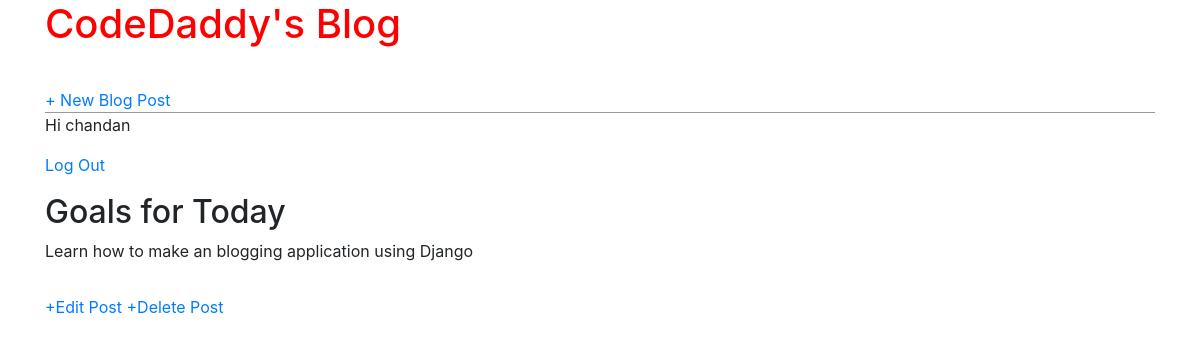
Page /post/2/ (signed in) on the committed database.
### blog/models.py (models this page shows, shortened)
class Post(models.Model):
    title = models.CharField(max_length=200)         # database fields
    author = models.ForeignKey(
        'auth.User',
        on_delete=models.CASCADE,
    )
    body = models.TextField()

### blog/views.py (the view)
# urls.py: path('post/<int:pk>/', BlogDetailview.as_view(), name='post_detail'),
class BlogDetailview(DetailView):
    model = Post
    template_name = 'post_detail.html'
    context_object_name = 'rex'

### Templates/post_detail.html
{% extends 'base.html' %}
{% block content %}
<div class="post-entry">
    <h2>{{rex.title}}</h2>
    <p>{{rex.body}}</p>
</div>
<a href="{% url 'post_edit' rex.pk %}">+Edit Post</a>
<a href="{% url 'post_delete' rex.pk %}">+Delete Post</a>
{% endblock content %}

### Templates/base.html (shortened to what this page needs)
<!DOCTYPE html>
{% load static %}
<html lang="en">
<head>
    <link href="{% static 'css/base.css' %}" rel="stylesheet">
    <link rel="stylesheet" href="https://stackpath.bootstrapcdn.com/bootstrap/4.4.1/css/bootstrap.min.css">
</head>
<body>
<div class="container">
    <header>
        <div class="nav-left">
                <h1><a href="{% url 'home' %}">CodeDaddy's Blog</a></h1>
        </div>
        <div class="nav-right">
            <a href="{% url 'post_new' %}">+ New Blog Post</a>
        </div>
    </header>
    {% if user.is_authenticated %}
        <p>Hi {{user.username}}</p>
        <p><a href="{% url 'logout' %}">Log Out</a></p>
    {% else %}
        <p>You are not logged in</p>
        <p><a href="{% url 'login' %}">Log In</a></p>
    {% endif %}
    {% block content %}
    {% endblock content %}
</div>
</body>
</html>

### static/css/base.css (style rules this page uses)
body { font-family: 'Source Sans Pro', sans-serif; font-size: 14px; }
header { border-bottom: 1.5px solid #999 }
header h1 a { color: red; }
.nav-left { margin-right: auto; }
.nav-right { display: flex; padding-top: 2rem; }
.post-entry { margin-bottom: 2rem; }
.post-entry h2 { margin: 0.5rem 0; }
.post-entry p { margin: 0; font-weight: 400; }

### rows in the picture
Post: title "Goals for Today", body "Learn how to make an blogging application using Django"

### other values in the picture
{{ user.username }} "chandan"
